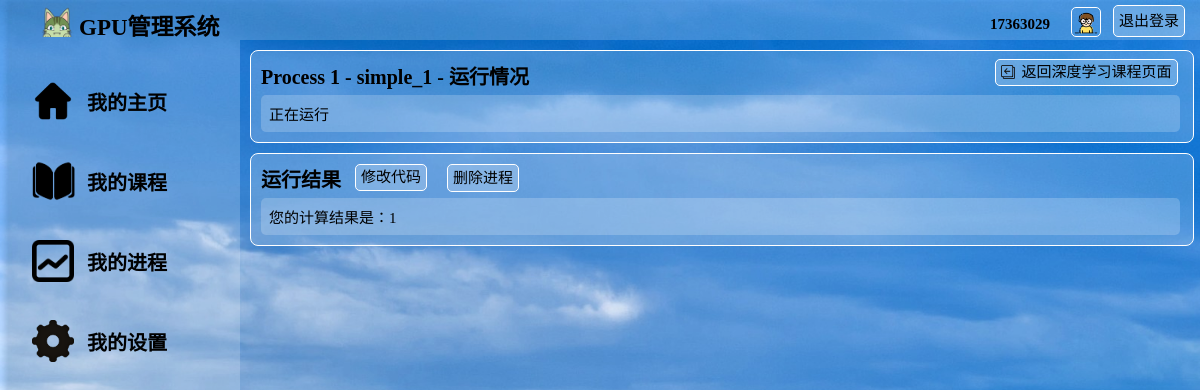
Page /process/1/ (signed in) on the earlier database version.
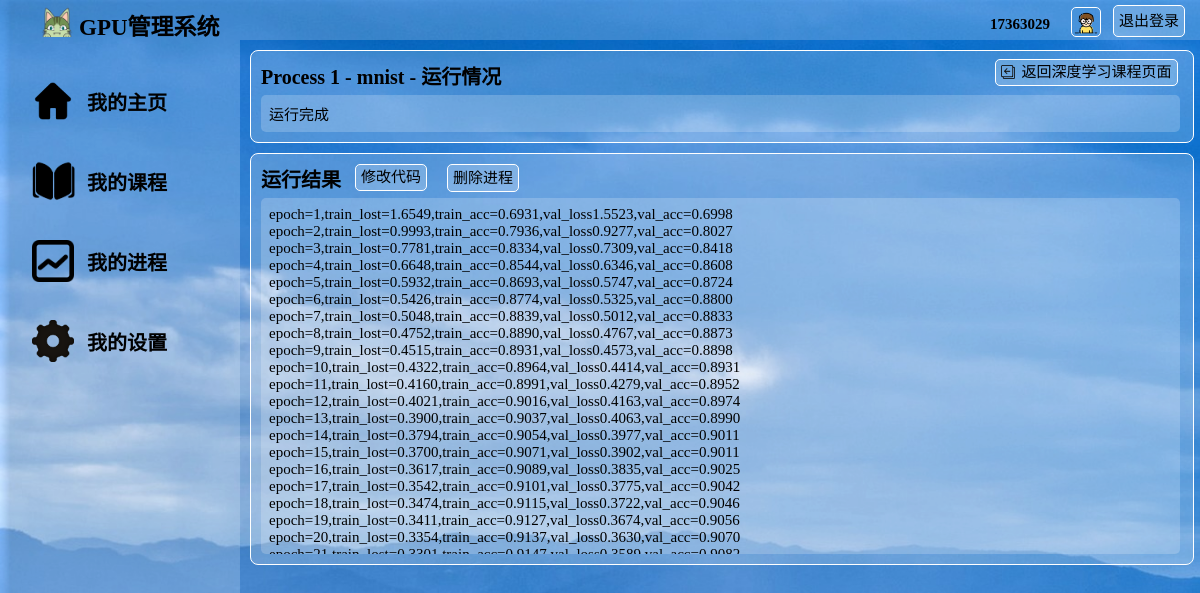
Same page on the later database version.
### watchlist/models.py (models this page shows)
class Process(db.Model):
    __tablename__ = 'Process'
    id = db.Column(db.Integer, primary_key=True)                    # id（主键）
    name = db.Column(db.String(50))                                 # 程序的名称
    info = db.Column(db.String(300))                                # 程序的信息
    state = db.Column(db.String(50))                                # 是否运行完成
    result = db.Column(db.String(1000))                             # 程序的结果
    code = db.Column(db.String(10000))                              # 存储代码，方便以后编辑代码
    course_name = db.Column(db.String(50), db.ForeignKey('Course.name'))  # 程序所属的课程
    gpu_name = db.Column(db.String(50), db.ForeignKey('GPU.name'))  # 程序在哪个gpu上跑的

### watchlist/views.py (the view)
@app.route('/process/<int:id>/', methods=['GET', 'POST'])
@login_required
def process_xxx(id):
    process = Process.query.filter_by(id=id).first()
    courses = Course.query.all()
    if request.method == 'POST':
        process_stu = Process_stu.query.filter_by(process_name=process.name).first()
        db.session.delete(process)
        db.session.delete(process_stu)
        db.session.commit()
        return redirect(url_for('process'))
    return render_template('process_xxx.html', process=process, courses=courses)

### watchlist/__init__.py (called while the page is built)
@login_manager.user_loader
def load_user(user_id):
    from watchlist.models import User
    user = User.query.get(int(user_id))
    return user

@app.context_processor
def inject_user():
    from watchlist.models import User
    user = User.query.first()
    return dict(user=user)

### watchlist/templates/process_xxx.html (shortened to what this page needs)
<!DOCTYPE html>
<html lang="en">
<head>
	<link rel="stylesheet" href="/static/style_student.css" />
</head>
<body>
	<div id="container">
		<div id="header" >
			<div id="logo">
	            <img src="/static/pic/logo.png" alt="">
	            <span>GPU管理系统</span>
	        </div>
			<div id="other">
				<form form method="POST" action="/logout/">
					<a id="login_out" href="/logout/" class="button">退出登录</a>
					<div id="user_img">
						<img src="{{ current_user.pic_path }}" alt="image">
					</div>
					<div id="user_name">
						<span>{{ current_user.username }}</span>
					</div>
				</form>
			</div>
		</div>
		<div id="main">
			<div id="aside">
				<br>
				<div id="Home Page">
					<div class="asidepic">
						<img src="/static/pic/home.png" alt="">
					</div>
					<div class="asidechoices">
						<a href="/index/">我的主页</a>
					</div>
				</div>
				<div id="My courses">
					<div class="asidepic">
						<img src="/static/pic/courses.png" alt="">
					</div>
					<div class="asidechoices">
						<a href="/my_courses/">我的课程</a>
					</div>
				</div>
				<div id="Process">
					<div class="asidepic">
						<img src="/static/pic/process.png" alt="">
					</div>
					<div class="asidechoices">
						<a href="/process/">我的进程</a>
					</div>
				</div>
				<div id="Settings">
					<div class="asidepic">
						<img src="/static/pic/settings.png" alt="">
					</div>
					<div class="asidechoices">
						<a href="/settings/">我的设置</a>
					</div>
				</div>
			</div>
			<div id="content">
				<div id="result1">
					{% for c in courses %}
					{% if c['name'] == process['course_name'] %}
					<a id="re_edit" href="/my_courses/all_courses/{{ c['id'] }}/" class="button" style="margin-right:5px;margin-top:-2px;">
						返回{{ process.course_name }}课程页面
						<div class="asidepic" style="margin:3px -2px;">
							<img src="/static/pic/back.png" alt="">
						</div>
					</a>
					{% endif %}
					{% endfor %}
					<p style="font-weight:bold;margin-bottom:5px;">
						{{ process.name }} - {{ process.info }} - 运行情况
					</p>
					<div id="box1" >
						<p>
							{{ process.state }}
						</p>
					</div>
				</div>
				<form method="POST" action="/process/{{ process.id }}/">
				<div id="result2">
					<input id="re_edit_delete" type="submit" class="button is-primary" value="删除进程" style="margin-right:72%;">
					<a id="re_edit" href="/process_edit/{{ process.id }}/" class="button" style="margin-right:20px;">
						修改代码
					</a>
					<p style="font-weight:bold;margin-bottom:5px;">
						运行结果
					</p>
					<p id="box2" >
						{{ process.result }}
					</p>
				</div>
				</form>
			</div>
		</div>
</body>
</html>

Differences in the rows shown:
changed Process "Process 1": info "simple_1" → "mnist"; state "正在运行" → "运行完成"; result "您的计算结果是：1" → "epoch=1,train_lost=1.6549,train_acc=0.6931,val_loss1.5523,val_acc=0.6998 epoch=2,train_lost=0.9993,train_acc=0.7936,val_loss0.9277,val_acc=0.8027 epoch=3,train_lost=0.7781,train_acc=0.8334,val_loss0.7309,val_acc=0.8418 epoch=4,train_lost=0.6648,train_acc=0.8544,val_loss0.6346,val_acc=0.8608 epoch=5,train_lost=0.5932,train_acc=0.8693,val_loss0.5747,val_acc=0.8724 epoch=6,train_lost=0.5426,train_acc=0.8774,val_loss0.5325,val_acc=0.8800 epoch=7,train_lost=0.5048,train_acc=0.8839,val_loss0.5012,val_acc=0.8833 epoch=8,train_lost=0.4752,train_acc=0.8890,val_loss0.4767,val_acc=0.8873 epoch=9,train_lost=0.4515,train_acc=0.8931,val_loss0.4573,val_acc=0.8898…"
